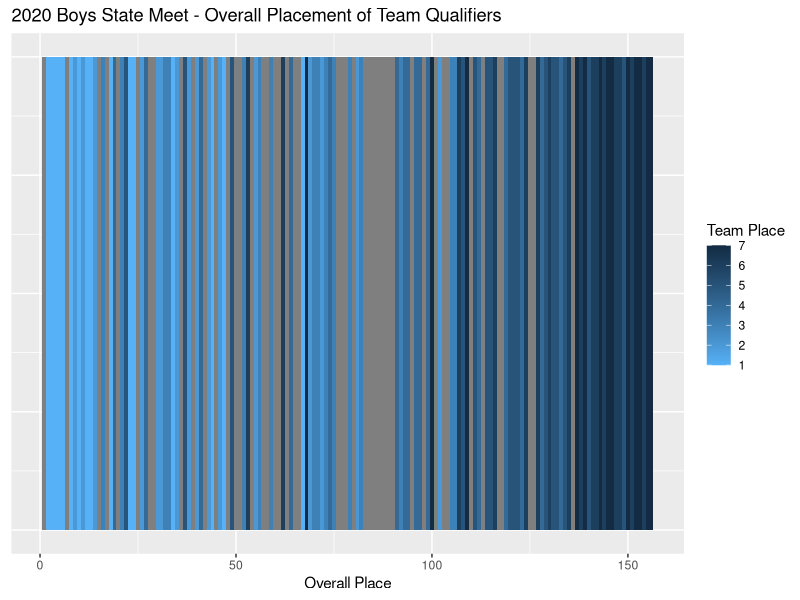
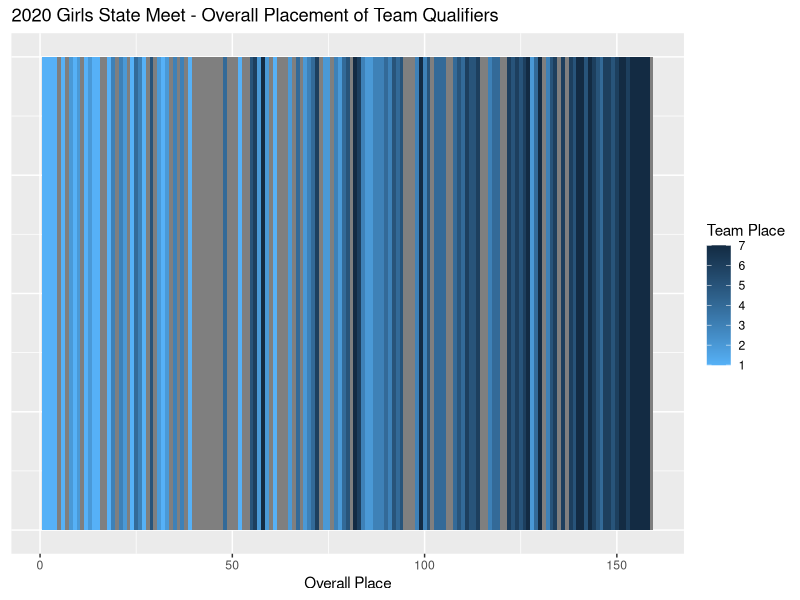

Reproduce these figures in R, in order.
## ---- chunk 1
library(dplyr)
library(tidyr)
library(ggplot2)

compute_team_ranks <- function(data) {
  data %>%
    group_by(TEAM) %>%
    mutate(
      team_rank = rank(PLACE),
      team_size = n()
    ) %>%
    mutate(
      team_rank = ifelse(team_size > 4, team_rank, NA)
    ) %>%
    ungroup()
}

girls <- read.csv('./girls_2020.csv') %>%
  mutate(
    TEAM = ifelse(TEAM == 'St. Paul Academy', 'St Paul Academy', TEAM) # just for name alignment with boys
  ) %>%
  compute_team_ranks()
boys <-read.csv('./boys_2020.csv') %>%
  compute_team_ranks()
sections <- read.csv('./sections.csv')
## ---- chunk 2
ggplot(boys, aes(PLACE, 1, fill= team_rank)) + 
  geom_tile() +
  scale_fill_gradient(low = "#56B1F7", high = "#132B43") +
  theme(axis.title.y=element_blank(),
        axis.text.y=element_blank(),
        axis.ticks.y=element_blank()) +
  xlab('Overall Place') +
  labs(fill="Team Place") +
  ggtitle('2020 Boys State Meet - Overall Placement of Team Qualifiers')
## ---- chunk 3
boys %>%
  filter(!is.na(team_rank)) %>%
  mutate(
    `Team Rank` = team_rank
  ) %>%
  group_by(`Team Rank`) %>%
  summarize(
    `Average Overall Placement` = mean(PLACE),
  )
## ---- chunk 4
ggplot(girls, aes(PLACE, 1, fill= team_rank)) + 
  geom_tile() +
  scale_fill_gradient(low = "#56B1F7", high = "#132B43") +
  theme(axis.title.y=element_blank(),
        axis.text.y=element_blank(),
        axis.ticks.y=element_blank()) +
  xlab('Overall Place') +
  labs(fill="Team Place") +
  ggtitle('2020 Girls State Meet - Overall Placement of Team Qualifiers')
## ---- chunk 5
girls %>%
  filter(!is.na(team_rank)) %>%
  mutate(
    `Team Rank` = team_rank
  ) %>%
  group_by(`Team Rank`) %>%
  summarize(
    `Average Overall Placement` = mean(PLACE),
  )
